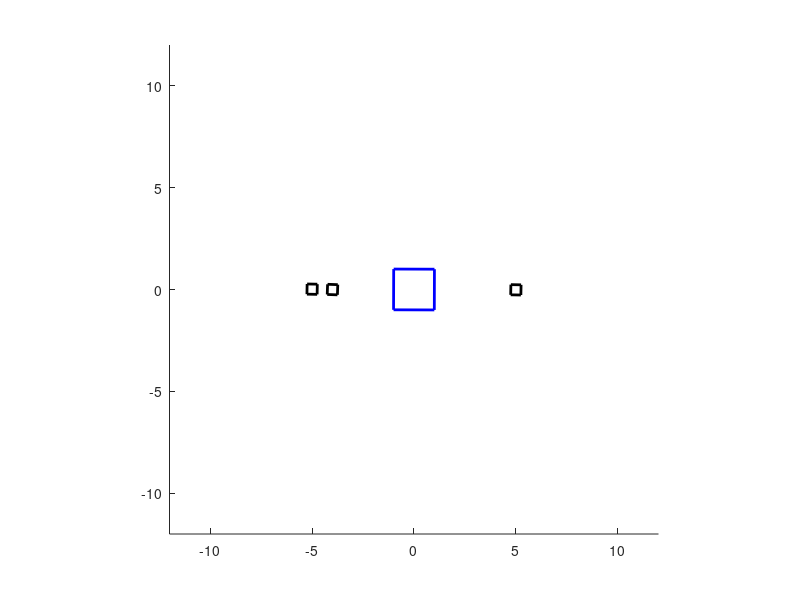

This chart was generated by the following MATLAB code:
close all;
clear all;

% 2D polygon for Earth: square of 2 by 2 units, in homogeneous coordinates.
earth = [-1 1 1 -1 -1; -1 -1 1 1 -1; 1 1 1 1 1];

% Another 2D polygon for the Moon, made by scaling the earth to 1/4 size
S = [0.25 0 0; 0 0.25 0; 0 0 1];
%3 moons
moon = S * earth;
moon2 = S * earth;
moon3 = S * earth;

% Set up axes for plotting our animation.
figure;
hold on;
axis equal;
axis([-12 12 -12 12]);


%for loop
for a = 0:0.01:2 * pi

	% Moon will spin 5 times as fast as the Earth.
	a_moon = 5 * a;

	% Rotation matrix for Earth.
	R_earth = [cos(a) -sin(a) 0; sin(a) cos(a) 0; 0 0 1];

	% Rotation matrix for the Moon.
	R_moon = [cos(a_moon) -sin(a_moon) 0; sin(a_moon) cos(a_moon) 0; 0 0 1];

	% Translation matrix to move the Moon away from Earth
    % (it orbits at a distance of 5 units).
	T_moon = [1 0 5; 0 1 0; 0 0 1];
    T_moon2 = inv(T_moon);
    T_moon3 = [1 0 1; 0 1 0; 0 0 1];

	% Rotate the Earth.
	p_earth = R_earth * earth;

	% Rotate the moon, then move it 5 units away from the origin.
    p_moon = T_moon * R_moon * moon;
    p_moon2 = T_moon2 * R_moon * moon2;
    R_moon2 = R_earth* T_moon2 * R_moon;
    p_moon3 = T_moon3 * R_moon * moon3;
	% Place the moon in the Earth's reference frame (which is R).
	p_moon = R_earth * p_moon;
    p_moon2 = R_earth * p_moon2;
    p_moon3 = R_moon2 * p_moon3;
    
	% Draw the earth in blue and the moon in black.
	cla;
	plot(p_earth(1,:), p_earth(2,:), 'b', 'LineWidth', 2);
	plot(p_moon(1,:),  p_moon(2,:),  'k', 'LineWidth', 2);
    plot(p_moon2(1,:),  p_moon2(2,:),  'k', 'LineWidth', 2);
    plot(p_moon3(1,:),  p_moon3(2,:),  'k', 'LineWidth', 2);
    
	drawnow;

end
